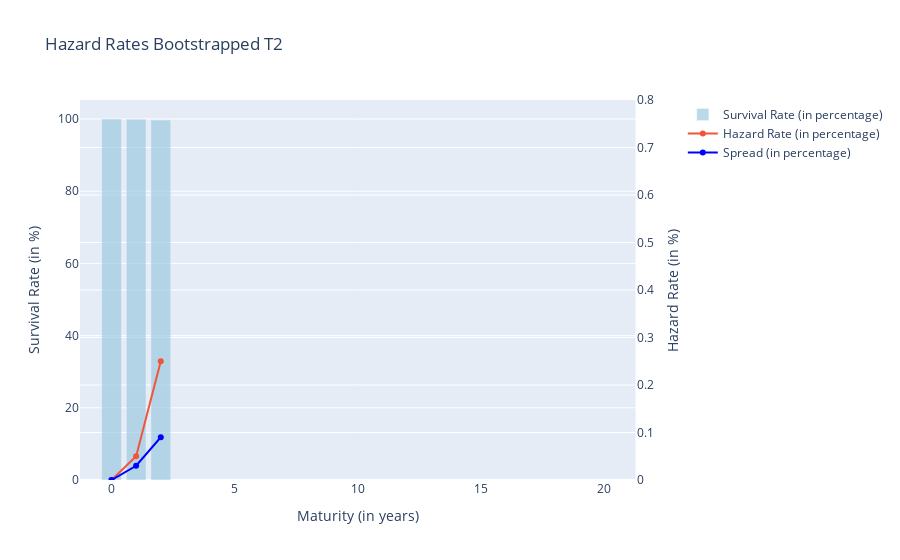

Notebook cell for this chart:
### Code cell
#plot
example = {"tenor": [0,1,2,3,5,7,10,15,20],
       "SurvivalRate": [q_t0*100,q_t1*100,q_t2*100,'','','','','',''],
       "HazardRates": [h_t0,h_t1,h_t2,'','','','','',''],
           "Spread": [0,sp_1*100,sp_2*100,'','','','','','']
}

example=pd.DataFrame(example)

fig = make_subplots(specs=[[{"secondary_y": True}]])

# Add traces
fig.add_trace(
    go.Bar(x=example.tenor, y=example.SurvivalRate, name="Survival Rate (in percentage)",marker_color='rgb(158,202,225)', 
        opacity=0.7),
    secondary_y=False,
)

fig.add_trace(
    go.Scatter(x=example.tenor, y=example.HazardRates, name="Hazard Rate (in percentage)"),
    secondary_y=True,
)

fig.add_trace(
    go.Scatter(x=example.tenor, y=example.Spread, name="Spread (in percentage)", marker_color='blue'),
    secondary_y=True,
)

# Add figure title
fig.update_layout(
    title_text="Hazard Rates Bootstrapped T2"
)

# Set x-axis title
fig.update_xaxes(title_text="Maturity (in years)")


# Set y-axes titles
fig.update_yaxes(title_text="Survival Rate (in %)", secondary_y=False)
fig.update_yaxes(title_text="Hazard Rate (in %)", secondary_y=True, range=[0, 0.8])

fig.show()

### Figure 1 — Plotly figure (JSON) as saved in the notebook; plotly's stock layout.template omitted (floating-point values rounded to 4 significant figures)
{"data": [{"marker": {"color": "rgb(158,202,225)"}, "name": "Survival Rate (in percentage)", "opacity": 0.7, "type": "bar", "x": [0, 1, 2, 3, 5, 7, 10, 15, 20], "xaxis": "x", "y": [100, 99.95, 99.7, "", "", "", "", "", ""], "yaxis": "y"}, {"name": "Hazard Rate (in percentage)", "type": "scatter", "x": [0, 1, 2, 3, 5, 7, 10, 15, 20], "xaxis": "x", "y": [0, 0.05, 0.2502, "", "", "", "", "", ""], "yaxis": "y2"}, {"marker": {"color": "blue"}, "name": "Spread (in percentage)", "type": "scatter", "x": [0, 1, 2, 3, 5, 7, 10, 15, 20], "xaxis": "x", "y": [0, 0.03, 0.09, "", "", "", "", "", ""], "yaxis": "y2"}], "layout": {"title": {"text": "Hazard Rates Bootstrapped T2"}, "xaxis": {"anchor": "y", "domain": [0, 0.94], "title": {"text": "Maturity (in years)"}}, "yaxis": {"anchor": "x", "domain": [0, 1], "title": {"text": "Survival Rate (in %)"}}, "yaxis2": {"anchor": "x", "overlaying": "y", "range": [0, 0.8], "side": "right", "title": {"text": "Hazard Rate (in %)"}}}}
